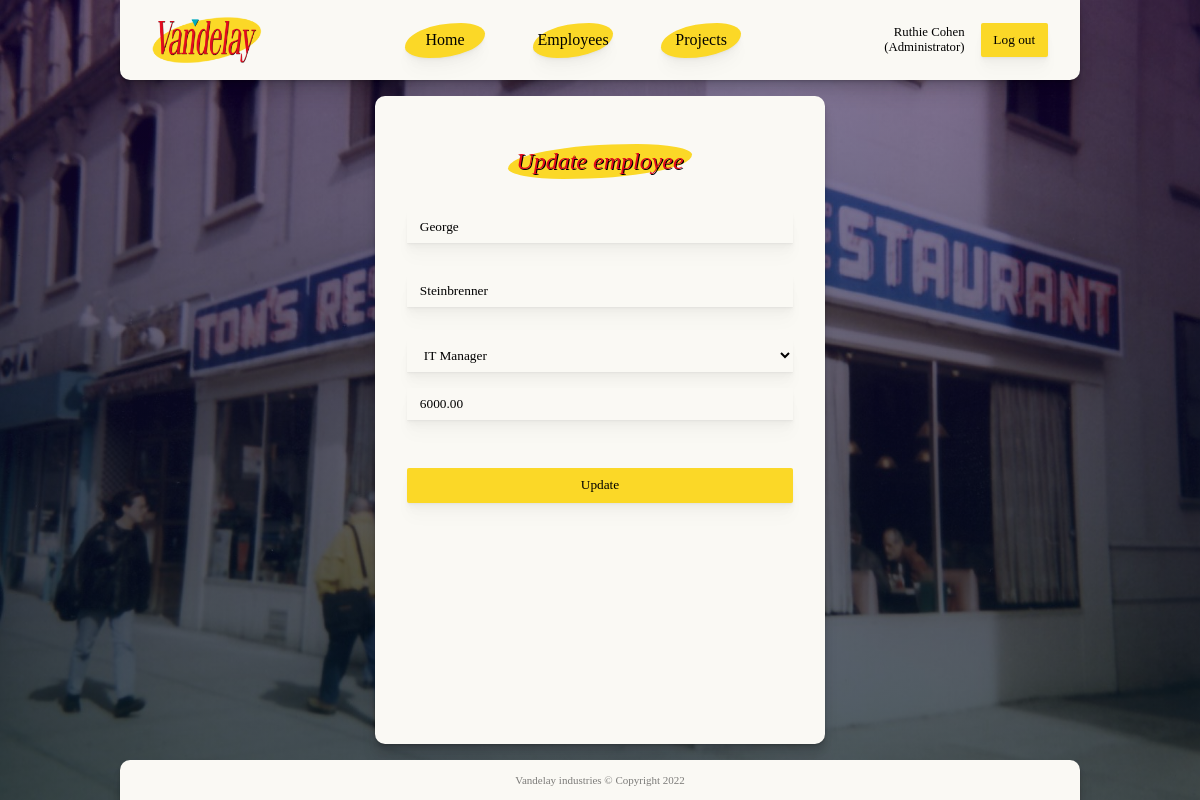
The page /update.php?15 (signed in) on the database its author committed.
### tables this page shows
CREATE TABLE IF NOT EXISTS `employees` (
  `employee_id` int(11) NOT NULL AUTO_INCREMENT,
  `firstname` tinytext NOT NULL,
  `lastname` tinytext NOT NULL,
  `position_id` int(11) DEFAULT NULL,
  `salary` decimal(10,2) NOT NULL,
  `email` tinytext NOT NULL,
  `password` text,
  PRIMARY KEY (`employee_id`),
  KEY `position` (`position_id`)
);

### classes/connection.php (called while the page is built, shortened)
<?php
class Connection {
    private string $host = "localhost";
    private $user = "root";
    private $pass = "";
    private $database = "vandelay";
    protected function connect() : PDO {
        try {
            $dsn = "mysql:host=" . $this->host . ";dbname=" . $this->database;
            $pdo = new PDO($dsn, $this->user, $this->pass);
            return $pdo;
        } catch (PDOException $e) {
            echo "Error!: " . $e->getMessage() . "<br>";
            die();
        }
    }
}

### classes/employee-table-model.php (called while the page is built, shortened)
<?php
class EmployeeTableModel extends Connection {
    protected function getEmployeeArray() : array {
        $stmt = $this->connect()->prepare("SELECT employee_id, firstname, lastname, position_name, salary FROM employees LEFT JOIN positions ON employees.position_id=positions.id ORDER BY salary DESC");
        $stmt->execute();
        $result = $stmt->fetchAll(PDO::FETCH_ASSOC);
        return $result;
    }
    public function getPositions() : array {
        $stmt = $this->connect()->prepare("SELECT DISTINCT id, position_name FROM positions");
        $stmt->execute();
        $result = $stmt->fetchAll();
        return $result;
    }
}

### classes/employee-table-controller.php (called while the page is built, shortened)
<?php
class EmployeeTableController extends EmployeeTableModel {
    public function __construct() {
        $this->employeeArray = $this->getEmployeeArray();
    }
}

### update.php (the view, shortened to what this page needs)
<?php
include "./includes/header.inc.php";
include "./classes/connection.php";
include "./classes/employee-table-model.php";
include "./classes/employee-table-controller.php";
$id = $_SERVER["QUERY_STRING"];
$employeeTable = new EmployeeTableController();
$positions = $employeeTable->getPositions();
$employee = array_filter($employeeTable->employeeArray, function($value) {
    return $value["employee_id"] == $_SERVER["QUERY_STRING"];
});
$employee = array_values($employee);
?>
<main>
    <div class="main-page shadow form-container">
    <h2 class="form-title">Update employee</h2>
    <form class="main-form" action="./includes/update.inc.php?<?php echo $id ?>" method="POST">
        <input type="text" name="firstname" placeholder="First name" value="<?php echo $employee[0]["firstname"] ?>">
        <input type="text" name="lastname" placeholder="Last name" value="<?php echo $employee[0]["lastname"] ?>">
        <select name="position">
            <?php
            foreach($positions as $position) {
                if($position["position_name"] == $employee[0]["position_name"]) {
                    echo "<option value='". $position["id"] ."' selected='selected'>". $position["position_name"] ."</option>";
                } else {
                    echo "<option value='". $position["id"] ."'>". $position["position_name"] ."</option>";
                }
            }
            ?>
        </select>
        <input type="number" name="salary" placeholder="Salary" value="<?php echo $employee[0]["salary"] ?>">
        <button type="submit" name="submit">Update</button>
    </form>
    </div>
</main>
<?php
include "./includes/footer.inc.php"
?>

### assets/css/main.css (style rules this page uses)
:root { --font-light: 300; --font-regular: 400; --font-bold: 700; --yellow: #fbd827; --dark-yellow: #ebbb10; --red: #e40b1e; --off-white: #faf9f4; --shadow-light: rgba(0, 0, 0, 0.02) 0px 1px 1px, rgba(0, 0, 0, 0.02) 0px 2px 2px, rgba(0, 0, 0, 0.02) 0px 4px 4px, rgba(0, 0, 0, 0.02) 0px 8px 8px, rgba(0, 0, 0, 0.02) 0px 16px 16px; --shadow-dark: rgba(0, 0, 0, 0.07) 0px 1px 1px, rgba(0, 0, 0, 0.07) 0px 2px 2px, rgba(0, 0, 0, 0.07) 0px 4px 4px, rgba(0, 0, 0, 0.07) 0px 8px 8px, rgba(0, 0, 0, 0.07) 0px 16px 16px; }
* { margin: 0; padding: 0; box-sizing: border-box; font-family: 'Source Serif Pro', serif; }
body { width: 100%; height: 100vh; overflow: hidden; }
input, select, textarea { border: transparent; transition: box-shadow 200ms; box-shadow: var(--shadow-light); padding: .5rem .8rem; width: 100%; background-color: var(--off-white); }
button { transition: box-shadow 200ms; box-shadow: var(--shadow-light); }
.shadow { box-shadow: var(--shadow-dark); }

### assets/css/dashboard.css (style rules this page uses)
button { background-color: var(--yellow); border: none; padding: .5rem .8rem; border-radius: 2px; line-height: 1.4; }
main { width: 100%; height: calc(100vh - 120px); padding-block: 1rem; }
.main-page { background-color: var(--off-white); border-radius: 10px; height: 100%; padding: 2rem; }
.form-container { width: min(80%, 450px); margin-inline: auto; }
.form-title { width: max-content; color: var(--red); background-color: var(--yellow); border-radius: 70% 30%; padding: .25rem .5rem; text-shadow: 1px 1px 0px black; font-style: italic; font-weight: 400; margin-inline: auto; margin-block: 1rem 2rem; }
.main-form { display: grid; gap: 1rem; }
.main-form button { margin-top: 1rem; }

### rows shown on the page
employees: firstname "George", lastname "Steinbrenner", salary "6000.00"

### other values the page prints
$_SESSION["user_firstname"] "Ruthie"
$_SESSION["user_lastname"] "Cohen"
$_SESSION["position_name"] "Administrator"
form field position "IT Manager"
